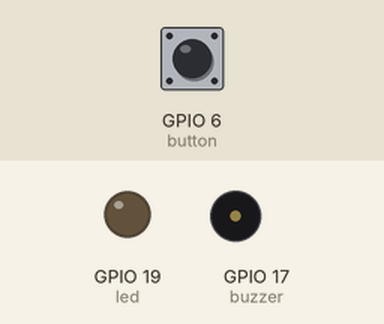
A program run on a simulated Raspberry Pi (BCM pin numbers). Parts: output pins drawn as LEDs (lit = HIGH), buzzer (waves = sounding, pin HIGH). The inputs (shaded band) are chosen by the test bench; at power-on: GPIO 6 (button) HIGH. What the program prints to the terminal is not drawn.

Above: at 1.2 s.
1.3 s: GPIO 6 (button) pulled LOW for 0.15 s
At 1.37 s:
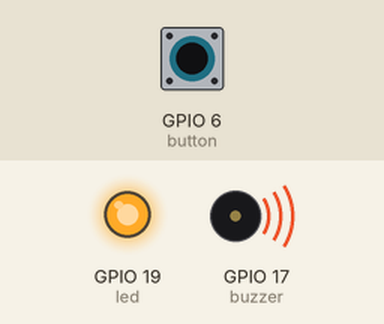
2.9 s: GPIO 6 (button) pulled LOW for 3.2 s
At 7.2 s:
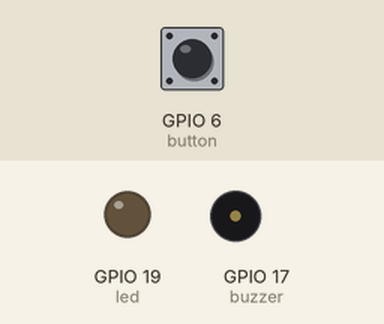
Timing chart, 0 to 8.7 s (numbered marks = the images above; inputs shaded):
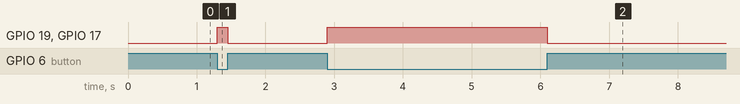

The program:

gpiozero_example.py
```python
#!/usr/bin/python

from gpiozero import LED, Button, Buzzer
from signal import pause

# Setup our LED, Button, and Buzzer
led = LED(19)
button = Button(6)
buzzer = Buzzer(17)

# Function we'll call on when_pressed event
def pressed(arg=None):
    led.on()
    buzzer.on()

# Function we'll call on when_released event
def released(arg=None):
    led.off()
    buzzer.off()

# Handle when_pressed event
button.when_pressed = pressed

# Handle when_released event
button.when_released = released

# Tell the user how to quit
print "Press Ctrl-C to exit"

# Pause and wait for butten events
pause()
```

Measured:
- after the input at 1.3 s, GPIO 19 (led), GPIO 17 (buzzer): LOW → HIGH at once, → LOW 0.15 s later
- after the input at 2.9 s, GPIO 19 (led), GPIO 17 (buzzer): LOW → HIGH at once, → LOW 3.2 s later
